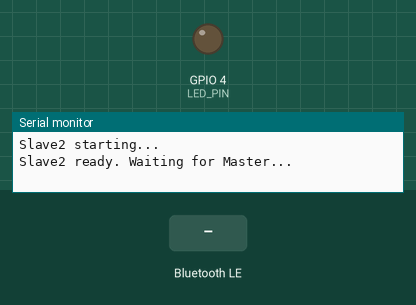
A sketch run on a simulated ESP32-S3. On the bench: output pins drawn as LEDs (lit = HIGH), the last lines printed to the serial monitor. The inputs (shaded band) are chosen by the test bench. Nothing arrives over Bluetooth unless stated; a phone connects over Bluetooth LE 3 s after start.

Above: at 1.7 s.
1.8 s: Bluetooth LE write "ON" received
At 3.0 s:
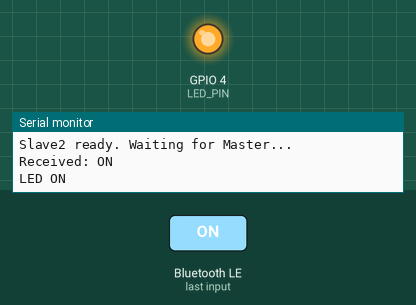
3.3 s: Bluetooth LE write "OFF" received
At 4.4 s:
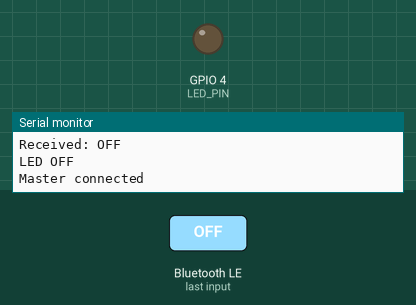
Timing chart, 0 to 6.3 s (numbered marks = the images above; inputs shaded):
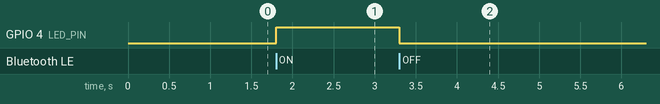

Measured:
- after the input at 1.8 s, GPIO 4 (LED_PIN): LOW → HIGH at once
- after the input at 3.3 s, GPIO 4 (LED_PIN): HIGH → LOW at once

The sketch:

slave2.ino
```cpp
#include <Arduino.h>
#include <BLEDevice.h>
#include <BLEServer.h>
#include <BLEUtils.h>
#include <BLE2902.h>

#define SERVICE_UUID        "a2653b19-aa84-474a-95d3-93e76e4f4301"
#define CHARACTERISTIC_UUID "f0e65ff0-90b3-416b-ac35-be87a7805453"

#define LED_PIN 4   // ESP32-S3

BLEServer* pServer = nullptr;
BLECharacteristic* pCharacteristic = nullptr;
bool deviceConnected = false;

class ServerCallbacks : public BLEServerCallbacks {
  void onConnect(BLEServer* pServer) {
    deviceConnected = true;
    Serial.println("Master connected");
  }
  void onDisconnect(BLEServer* pServer) {
    deviceConnected = false;
    Serial.println("Master disconnected — restarting advertising");
    pServer->startAdvertising();
  }
};

class CommandCallbacks : public BLECharacteristicCallbacks {
  void onWrite(BLECharacteristic* pChar) {
    String value = pChar->getValue();
    Serial.print("Received: ");
    Serial.println(value);
    if (value == "ON") {
      digitalWrite(LED_PIN, HIGH);
      Serial.println("LED ON");
    } else if (value == "OFF") {
      digitalWrite(LED_PIN, LOW);
      Serial.println("LED OFF");
    }
  }
};

void setup() {
  Serial.begin(115200);
  delay(500);
  pinMode(LED_PIN, OUTPUT);
  digitalWrite(LED_PIN, LOW);
  Serial.println("Slave2 starting...");
  BLEDevice::init("ESP32-Slave2");
  pServer = BLEDevice::createServer();
  pServer->setCallbacks(new ServerCallbacks());
  BLEService* pService = pServer->createService(SERVICE_UUID);
  pCharacteristic = pService->createCharacteristic(
    CHARACTERISTIC_UUID,
    BLECharacteristic::PROPERTY_WRITE | BLECharacteristic::PROPERTY_READ
  );
  pCharacteristic->setCallbacks(new CommandCallbacks());
  pCharacteristic->setValue("READY");
  pService->start();
  BLEAdvertising* pAdvertising = BLEDevice::getAdvertising();
  pAdvertising->addServiceUUID(SERVICE_UUID);
  pAdvertising->setScanResponse(true);
  pAdvertising->setMinPreferred(0x06);
  pAdvertising->setMinPreferred(0x12);
  BLEDevice::startAdvertising();
  Serial.println("Slave2 ready. Waiting for Master...");
}

void loop() {
  delay(1000);
}
```
